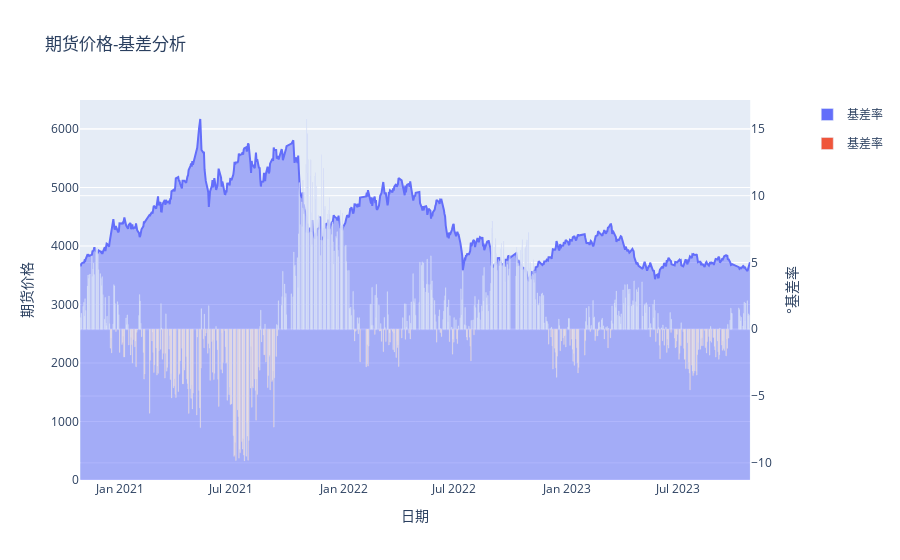

Notebook source saved alongside this figure:
### Code cell
# 使用express对象绘图（无法多图）
df_rb_basis = pd.read_csv('data/rb-main-basis-20231028.csv')
df_rb_basis['基差'] = df_rb_basis['现货'] - df_rb_basis['期货']
df_rb_basis['基差颜色'] = df_rb_basis['基差'] > 0

# fig = make_subplots(rows=2, cols=1, shared_xaxes=True, 
#                    vertical_spacing=0.01, subplot_titles=('期货价格', '基差'), 
#                    row_width=[0.3, 0.7])
fig_main = make_subplots(specs=[[{"secondary_y": True}]])
fig_future_price = px.area(df_rb_basis, x='日期', y='期货')
#fig_basis_rate = px.line(df_rb_basis, x='日期', y = '基差率',  color_discrete_sequence=["#F05023"])
fig_basis_rate = px.bar(df_rb_basis, x='日期', y = '基差率',  color='基差颜色')
fig_basis_rate.update_traces(yaxis="y2",showlegend=True,name='基差率')
fig_main.add_traces(fig_future_price.data + fig_basis_rate.data)

fig_main.layout.xaxis.title="日期"
fig_main.layout.yaxis.title="期货价格"
fig_main.layout.yaxis2.title="°基差率"
fig_main.layout.title="期货价格-基差分析"

fig_main.show()
# fig.add_trace(fig_main, row = 1, col = 1)
# fig_basis = go.Bar(x=df_rb_basis['日期'], y = df_rb_basis['基差'])
# fig.add_trace(fig_basis, row = 2, col = 1)
# fig.show()

### Figure 1 — Plotly figure (JSON) as saved in the notebook; plotly's stock layout.template omitted (floating-point values rounded to 4 significant figures; data arrays with more than 128 entries replaced by an {"elided": "..."} marker saying what was removed)
{"data": [{"fillpattern": {"shape": ""}, "hovertemplate": "日期=%{x}<br>期货=%{y}<extra></extra>", "legendgroup": "", "line": {"color": "#636efa"}, "marker": {"symbol": "circle"}, "mode": "lines", "name": "", "orientation": "v", "showlegend": false, "stackgroup": "1", "type": "scatter", "x": {"elided": "729 str values"}, "xaxis": "x", "y": {"elided": "729 int values"}, "yaxis": "y"}, {"alignmentgroup": "True", "hovertemplate": "基差颜色=True<br>日期=%{x}<br>基差率=%{y}<extra></extra>", "legendgroup": "True", "marker": {"color": "#636efa", "pattern": {"shape": ""}}, "name": "基差率", "offsetgroup": "True", "orientation": "v", "showlegend": true, "textposition": "auto", "type": "bar", "x": {"elided": "407 str values"}, "xaxis": "x", "y": {"elided": "407 float values"}, "yaxis": "y2"}, {"alignmentgroup": "True", "hovertemplate": "基差颜色=False<br>日期=%{x}<br>基差率=%{y}<extra></extra>", "legendgroup": "False", "marker": {"color": "#EF553B", "pattern": {"shape": ""}}, "name": "基差率", "offsetgroup": "False", "orientation": "v", "showlegend": true, "textposition": "auto", "type": "bar", "x": {"elided": "322 str values"}, "xaxis": "x", "y": {"elided": "322 float values"}, "yaxis": "y2"}], "layout": {"title": {"text": "期货价格-基差分析"}, "xaxis": {"anchor": "y", "domain": [0, 0.94], "title": {"text": "日期"}}, "yaxis": {"anchor": "x", "domain": [0, 1], "title": {"text": "期货价格"}}, "yaxis2": {"anchor": "x", "overlaying": "y", "side": "right", "title": {"text": "°基差率"}}}}
